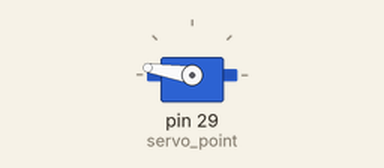
This program was run on a simulated Raspberry Pi (header pin numbers). Parts: servo. Servo angles are drawn from the pulse width (0.5 ms = 0°, 2.5 ms = 180°). At 3.0 s the program stops and its outputs stay as they are.

Above: at 0.1 s.
At 3.1 s:
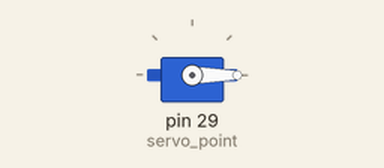
Timing chart, 0 to 4.5 s (numbered marks = the images above):
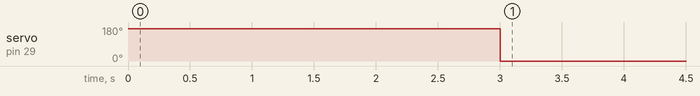

The program:

launch.py
```python
import RPi.GPIO as GPIO
import time

GPIO.setmode(GPIO.BOARD)

servo_point = 29
GPIO.setup(servo_point,GPIO.OUT)
pwm = GPIO.PWM(servo_point,50)
pwm.start(0)
pwm.ChangeDutyCycle(12)
time.sleep(3)
pwm.ChangeDutyCycle(2)
GPIO.cleanup()
```

Measured:
- by itself, servo on pin 29 (servo_point): 171° → 0° at 3.0 s
